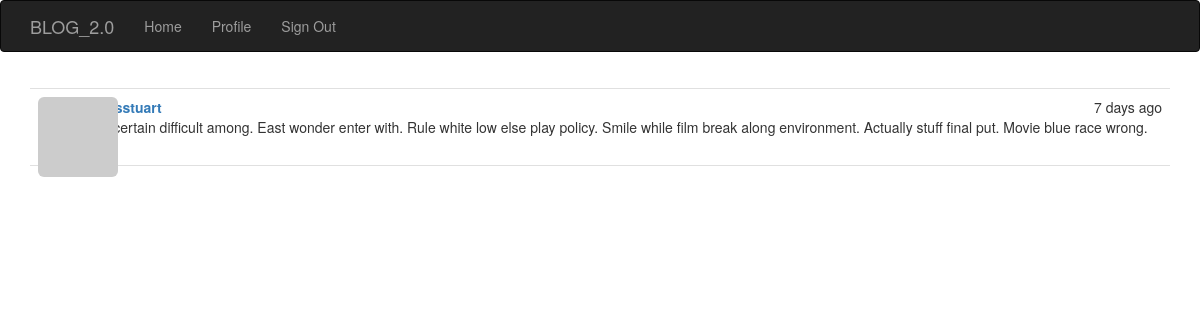
Page /post/301 (signed in) on the committed database.
### app/models.py (models this page shows, shortened)
class Post(db.Model):
    __tablename__='posts'
    id = db.Column(db.Integer, primary_key=True)
    body = db.Column(db.Text)
    timestamp = db.Column(db.DateTime, index=True, default=datetime.utcnow)
    author_id = db.Column(db.Integer, db.ForeignKey('users.id'))
    body_html = db.Column(db.Text)

class User(UserMixin, db.Model):
    __tablename__ = 'users'
    id = db.Column(db.Integer, primary_key=True)
    email = db.Column(db.String(64), unique=True, index=True)
    username = db.Column(db.String(64), unique=True, index=True)
    name = db.Column(db.String(64))
    location = db.Column(db.String(64))
    about_me = db.Column(db.Text())
    member_since = db.Column(db.DateTime(), default=datetime.utcnow)
    last_seen = db.Column(db.DateTime(), default=datetime.utcnow)
    password_hash = db.Column(db.String(128))
    avatar_hash = db.Column(db.String(32))
    role_id = db.Column(db.Integer, db.ForeignKey('roles.id'))
    confirmed = db.Column(db.Boolean, default=False)
    posts = db.relationship('Post', backref='author', lazy='dynamic')
    followed = db.relationship('Follow', foreign_keys=[Follow.follower_id], backref=db.backref('follower', lazy='joined'), lazy='dynamic', cascade='all, delete-orphan')
    followers = db.relationship('Follow', foreign_keys=[Follow.followed_id], backref=db.backref('followed', lazy='joined'), lazy='dynamic', cascade='all, delete-orphan')
    def can(self, perm):
        return self.role is not None and self.role.has_permission(perm)
    def is_administrator(self):
        return self.can(Permission.ADMIN)
    def ping(self):
        self.last_seen = datetime.utcnow()
        db.session.add(self)
        db.session.commit()
    @property
    def password(self):
        '''
        Password property to prevent reading passwords directly
        '''
        raise AttributeError('Password is not a readable attribute')
    def gravatar(self, size=100, default='identicon', rating='g'):
        if request.is_secure:
            url = 'https://secure.gravatar.com/avatar'
        else:
            url = 'http://www.gravatar.com/avatar'
            hash = self.avatar_hash or self.gravatar_hash()
        return '{url}/{hash}?s={size}&d={default}&r={rating}'.format(
            url=url, hash=hash, size=size, default=default, rating=rating)

### app/main/views.py (the view)
@main.route('/post/<int:id>')
def post(id):
    post = Post.query.get_or_404(id)
    return render_template('post.html', posts=[post])

### app/auth/views.py (called while the page is built)
@auth.before_app_request
def before_request():
    if current_user.is_authenticated:
        current_user.ping()
        if not current_user.confirmed \
                and request.endpoint \
                and request.blueprint != 'auth' \
                and request.endpoint != 'static':
            return redirect(url_for('auth.unconfirmed'))

### app/main/__init__.py (called while the page is built)
@main.app_context_processor
def inject_permission():
    return dict(Permission=Permission)

### app/models.py (called while the page is built)
@login_manager.user_loader
def load_user(user_id):
    return User.query.get(int(user_id))

    def has_permission(self, perm):
        return self.permissions & perm == perm

### app/templates/post.html (shortened to what this page needs)
{% extends "base.html" %}
{% block page_content %}
{% include '_posts.html' %}
{% endblock %}

### app/templates/_posts.html (shortened to what this page needs)
<ul class="posts">
  {% for post in posts %}
  <li class="post">
    <div class="profile-thumbnail">
      <a href="{{ url_for('.user', username=post.author.username) }}">
        <img class="img-rounded profile-thumbnail" src="{{ post.author.gravatar(size=40) }}">
      </a>
    </div>
    <div class="post-content">
      <div class="post-date">{{ moment(post.timestamp).fromNow() }}</div>
      <div class="post-author">
        <a href="{{ url_for('.user', username=post.author.username) }}">{{ post.author.username }}</a>
      </div>
      <div class="post-body">
        {% if post.body_html %}
          {{ post.body_html | safe }}
        {% else %}
          {{ post.body }}
        {% endif %}
      </div>
      <div class="post-footer">
        <a href="{{ url_for('.post', id=post.id) }}">
          <span class="label label default">Permalink</span>
        </a>
      </div>
    </div>
  </li>
  {% endfor %}
</ul>

### app/static/styles.css (style rules this page uses)
.profile-thumbnail { position: absolute; }
ul.posts { list-style-type: none; padding: 0px; margin: 16px 0px 0px 0px; border-top: 1px solid #e0e0e0; }
ul.posts li.post { padding: 8px; border-bottom: 1px solid #e0e0e0; }
div.post-date { float: right; }
div.post-author { font-weight: bold; }
div.post-content { margin-left: 48px; min-height: 48px; }
div.post-footer { text-align: right; }

### rows in the picture
Post: timestamp "7 days ago", author.username "hinesstuart", body "Mrs certain difficult among. East wonder enter with. Rule white low else play policy. Smile while film break along environment. Actually stuff final put. Movie blue race wrong."
